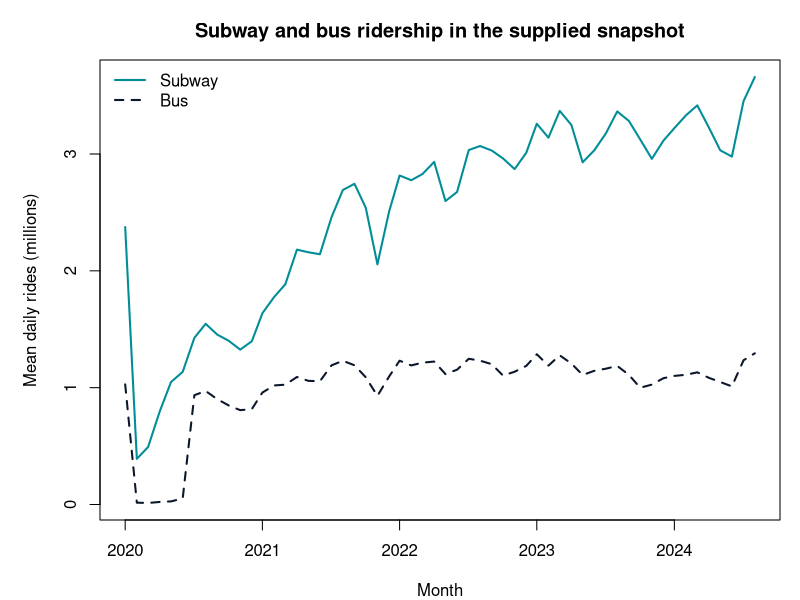

This chart was generated by the following R code:
out<-'mta_results';dir.create(out,showWarnings=FALSE)
# MTA supplied snapshot: daily distributions, without adding vehicle counts to rides.
d<-read.csv('mta_snapshot.csv',check.names=FALSE);d$Date<-as.Date(d$Date)
stopifnot(!anyNA(d),!anyDuplicated(d$Date),nrow(d)==as.integer(max(d$Date)-min(d$Date))+1)
cols<-c('Subways','Buses','LIRR','Metro_North','Access','Bridges_Tunnels','Staten.Island.Railway')
sumry<-do.call(rbind,lapply(cols,function(n)data.frame(service=n,n=nrow(d),median=median(d[[n]]),mean=mean(d[[n]]),p25=unname(quantile(d[[n]],.25)),p75=unname(quantile(d[[n]],.75)))))
write.csv(sumry,file.path(out,'mta_summary.csv'),row.names=FALSE)
d$month<-as.Date(format(d$Date,'%Y-%m-01'));z<-aggregate(d[cols],list(month=d$month),mean);write.csv(z,file.path(out,'mta_monthly.csv'),row.names=FALSE)
png(file.path(out,'mta_chart.png'),width=1500,height=800,res=150);par(mar=c(4,5,3,1));matplot(z$month,z[c('Subways','Buses')]/1e6,type='l',lty=c(1,2),col=c('#008D98','#0B172A'),lwd=2,xaxt='n',xlab='Month',ylab='Mean daily rides (millions)',main='Subway and bus ridership in the supplied snapshot');axis.Date(1,at=seq(as.Date('2020-03-01'),as.Date('2024-10-01'),by='year'),format='%Y');legend('topleft',c('Subway','Bus'),lty=c(1,2),col=c('#008D98','#0B172A'),lwd=2,bty='n');dev.off()
